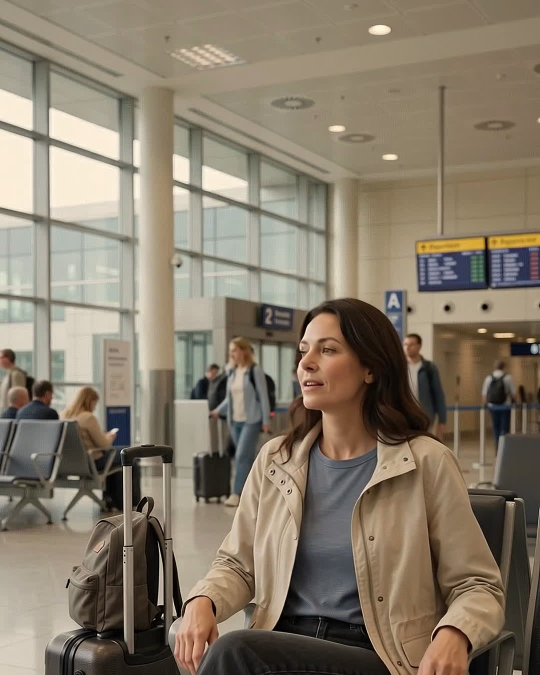
#> input picture assets/covers/airport_wait_1.jpg, 1080 x 1350 px (shown at 1/2 size)
$ python -i cover_bank.py   (imports and definitions only)
#> lines starting #> are read from the running program, lines starting #| are printed output that depends on the picture
#> further down, picture is the input picture: PIL image 1080x1350 RGB; mean R, G, B 135, 123.5, 106.3
#!/usr/bin/env python3
"""Cover bank: frames from our own footage (one recurring character), one soft color grade, rotation without repeats.

  python3 tools/carousel/cover_bank.py build            # (re)render assets/covers/*.jpg + manifest.json
  python3 tools/carousel/cover_bank.py list [product]   # show bank with last-used dates
  python3 tools/carousel/cover_bank.py pick safety airport   # preview what the next pick would be (does not log)
"""
import json, shutil, subprocess, sys, tempfile, datetime
from pathlib import Path
from PIL import Image, ImageEnhance

ROOT = Path(__file__).resolve().parents[2]
FOOTAGE = ROOT / "footage"
OUT = ROOT / "assets" / "covers"
MANIFEST = OUT / "manifest.json"
MANIFEST_GEN = OUT / "manifest_gen.json"
USAGE = OUT / "usage_log.json"
W, H = 1080, 1350

# id, clip (relative to footage/), t seconds, products, tags, top offset (crop from top of the 9:16 frame)
SPECS = [
    # airport / plane
    ("airport_wait_1", "travel/32_1", 2, ["safety"], ["airport", "waiting"], 120),
    ("airport_wait_2", "travel/32_4", 2, ["safety"], ["airport", "waiting"], 120),
    ("airport_walk_1", "travel/32_9", 2, ["safety"], ["airport", "walking"], 120),
    ("airport_walk_2", "travel/32_11", 2, ["safety"], ["airport", "walking"], 120),
    ("airport_exit", "travel/32_12", 2, ["safety"], ["airport", "exit", "taxi"], 120),
    ("baggage_1", "travel/32_18", 2, ["safety"], ["airport", "baggage"], 120),
    ("baggage_2", "travel/1_5", 2, ["safety"], ["airport", "baggage"], 120),
    ("airport_escalator", "travel/1_29", 2, ["safety"], ["airport", "happy"], 60),
    ("plane_window_1", "travel/32_5", 2, ["safety"], ["plane", "window"], 120),
    ("plane_sleeping", "travel/1_10", 2, ["safety", "glow"], ["plane", "sleep", "tired"], 60),
    ("plane_window_2", "travel/1_27", 2, ["safety", "glow"], ["plane", "tired"], 60),
    # hotel
    ("hotel_reception", "travel/32_6", 2, ["safety"], ["hotel", "reception"], 120),
    ("hotel_room", "travel/32_7", 2, ["safety", "glow"], ["hotel", "bedroom", "sleep"], 60),
    ("hotel_phone_night", "travel/custom_insurance", 2, ["safety", "glow"], ["hotel", "phone", "worried"], 60),
    # cruise
    ("cruise_cabin", "travel/32_13", 2, ["safety"], ["cruise", "cabin"], 120),
    ("cruise_evening", "travel/32_14", 2, ["safety"], ["cruise", "deck"], 120),
    ("cruise_terrace", "travel/32_15", 2, ["safety"], ["cruise", "cafe"], 120),
    ("cruise_rail", "travel/32_16", 2, ["safety"], ["cruise", "railing"], 120),
    ("cruise_port", "travel/32_17", 2, ["safety"], ["cruise", "port"], 120),
    # taxi / car
    ("taxi_1", "travel/31_1", 2, ["safety"], ["taxi", "car"], 60),
    ("taxi_2", "travel/31_3", 2, ["safety", "glow"], ["taxi", "tired", "worried"], 60),
    ("car_coast", "general/1_14", 2, ["safety"], ["car", "driving"], 60),
    ("car_smile", "general/1_16", 2, ["safety"], ["car", "driving"], 60),
    ("car_night", "general/1_15", 2, ["safety"], ["car", "driving", "night"], 60),
    ("rental_counter", "travel/custom_rental", 2, ["safety"], ["rental", "paperwork"], 60),
    # street / places
    ("street_tokyo", "travel/1_4", 2, ["safety"], ["street", "crowd"], 120),
    ("street_night", "travel/1_24", 2, ["safety"], ["street", "night"], 60),
    ("market", "general/1_28", 2, ["safety"], ["street", "market", "crowd"], 120),
    ("cafe_tokyo", "travel/32_8", 2, ["safety", "glow"], ["cafe", "thinking"], 60),
    ("moto_ride", "travel/1_6", 2, ["safety"], ["street", "happy"], 60),
    ("restaurant_bill", "travel/custom_restaurant", 2, ["safety"], ["restaurant", "money", "bill"], 60),
    ("pharmacy", "travel/custom_pharmacy", 2, ["safety", "glow"], ["pharmacy", "reading", "worried"], 60),
    ("atm_hands_1", "travel/custom_atm_1", 2, ["safety"], ["atm", "money", "hands"], 120),
    ("atm_hands_2", "travel/custom_atm_2", 2, ["safety"], ["atm", "money", "hands"], 120),
    ("customs_pov", "travel/custom_customs", 2, ["safety"], ["customs", "passport", "pov"], 120),
    ("selfie_rio", "travel/32_3", 2, ["safety"], ["selfie", "happy", "view"], 60),
    ("selfie_canyon", "general/1_23", 2, ["safety"], ["selfie", "happy", "view"], 60),
    ("vacation_beach", "general/1_30", 2, ["safety", "glow"], ["beach", "happy"], 60),
    ("vacation_sunset", "general/1_26", 2, ["safety", "glow"], ["sunset", "calm"], 60),
    # GLOW: faces and everyday
    ("face_2", "general/face_2", 1, ["glow"], ["face", "serious", "indoor"], 260),
    ("face_3", "general/face_3", 1, ["glow"], ["face", "serious", "garden"], 300),
    ("face_5", "general/face_5", 1, ["glow"], ["face", "serious", "brick"], 100),
    ("train_eyes_closed", "general/31_2", 2, ["glow"], ["train", "tired", "eyes-closed"], 60),
    ("subway_reading", "general/32_2", 2, ["glow"], ["subway", "calm", "reading"], 60),
    ("eating_pasta_1", "general/1_2", 2, ["glow"], ["food", "eating", "happy"], 60),
    ("eating_pasta_2", "general/1_8", 2, ["glow"], ["food", "eating", "happy"], 60),
]


# [6 lines left out: function _ffmpeg, not called in this run]


def grade(im):
    """One soft warm tone for the whole bank so the grid looks like one account."""
    r, g, b = im.split()
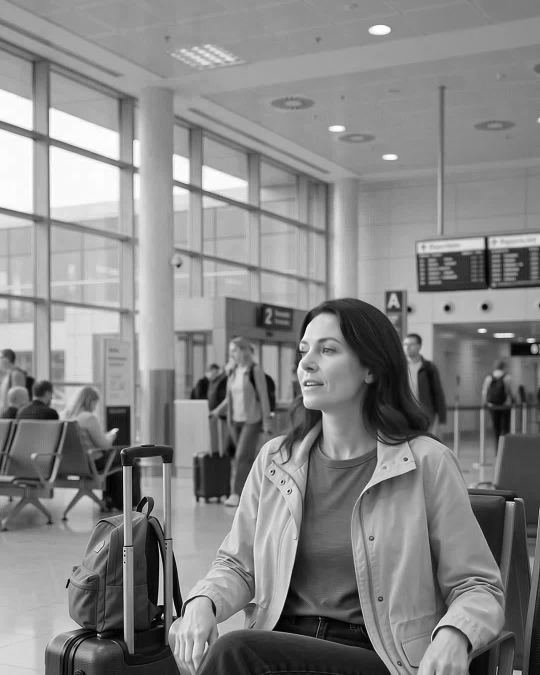
#> r: PIL image 1080x1350 L (shown at 1/2 size); min 0, max 255, mean 135
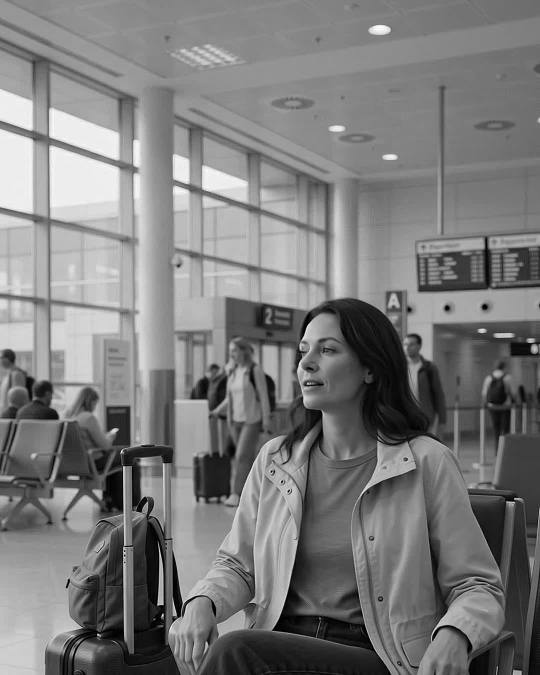
#> g: PIL image 1080x1350 L (shown at 1/2 size); min 0, max 255, mean 123.5
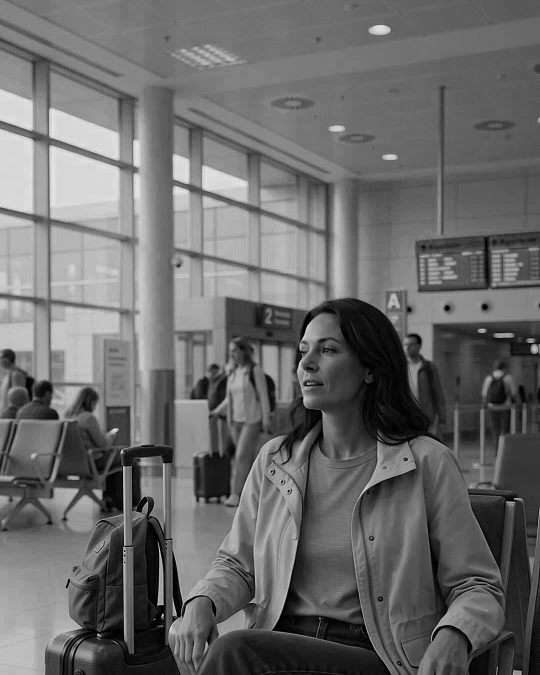
#> b: PIL image 1080x1350 L (shown at 1/2 size); min 0, max 253, mean 106.3
    r = r.point(lambda v: min(255, int(v * 1.04 + 2)))
    b = b.point(lambda v: int(v * 0.95))
    im = Image.merge("RGB", (r, g, b))
    im = ImageEnhance.Color(im).enhance(0.94)
    return ImageEnhance.Contrast(im).enhance(1.03)


# [56 lines left out: functions build, _load, pick, not called in this run]


# [13 lines not run here, left out]

>>> from PIL import Image
>>> picture = Image.open('../../assets/covers/airport_wait_1.jpg')
>>> result = grade(picture)

$ run again, on assets/covers/customs_pov.jpg
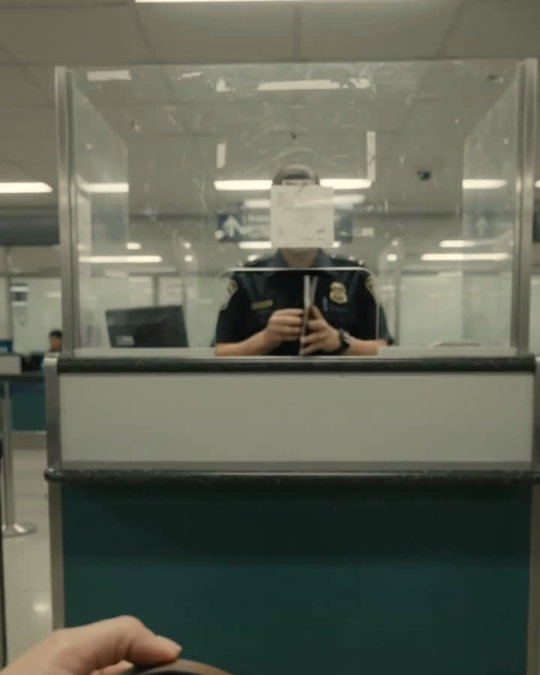
#> input picture assets/covers/customs_pov.jpg, 1080 x 1350 px (shown at 1/2 size)
#> picture is the input picture: PIL image 1080x1350 RGB; mean R, G, B 97.2, 101, 86.6
#> in grade, `r, g, b = im.split()`:
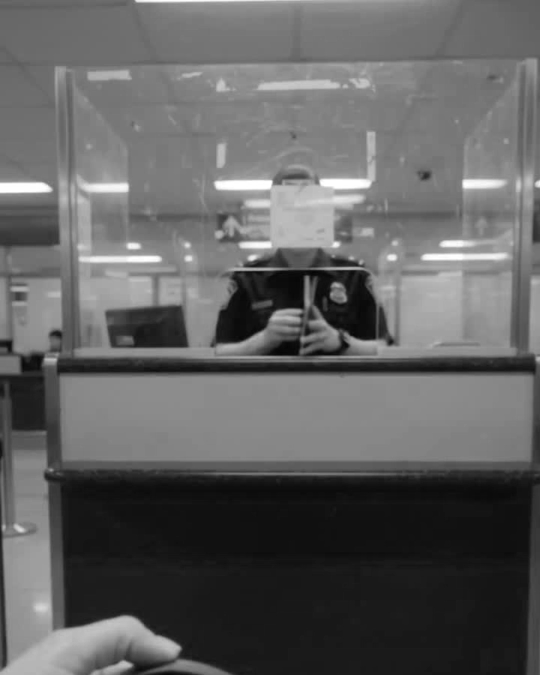
#> r: PIL image 1080x1350 L (shown at 1/2 size); min 1, max 255, mean 97.2
#> in grade, `r, g, b = im.split()`:
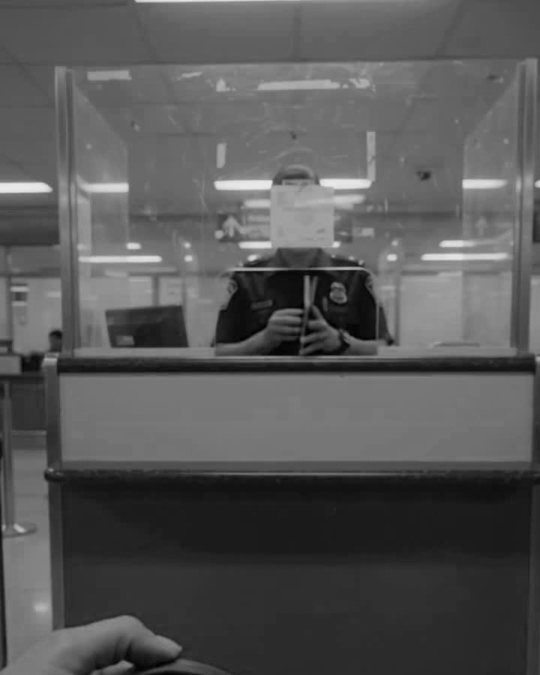
#> b: PIL image 1080x1350 L (shown at 1/2 size); min 0, max 234, mean 86.6

$ run again, on assets/covers/face_5.jpg
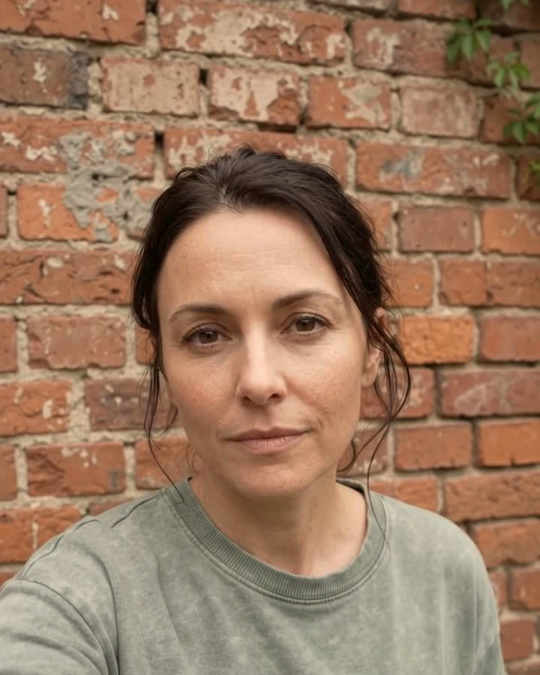
#> input picture assets/covers/face_5.jpg, 1080 x 1350 px (shown at 1/2 size)
#> picture is the input picture: PIL image 1080x1350 RGB; mean R, G, B 154.5, 121.3, 96.6
#> in grade, `r, g, b = im.split()`:
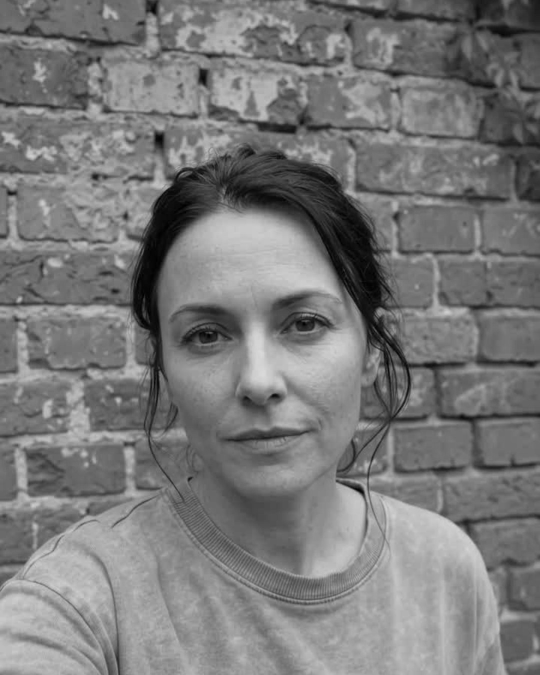
#> g: PIL image 1080x1350 L (shown at 1/2 size); min 0, max 218, mean 121.3
#> in grade, `r, g, b = im.split()`:
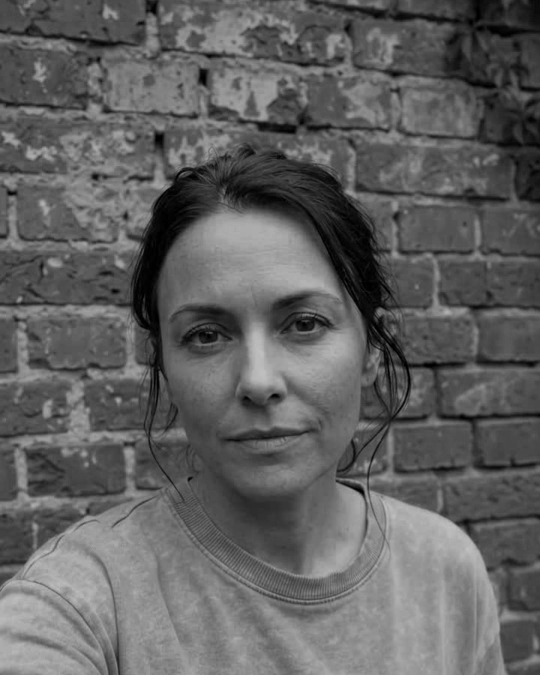
#> b: PIL image 1080x1350 L (shown at 1/2 size); min 0, max 196, mean 96.6

$ run again, on assets/covers/market.jpg
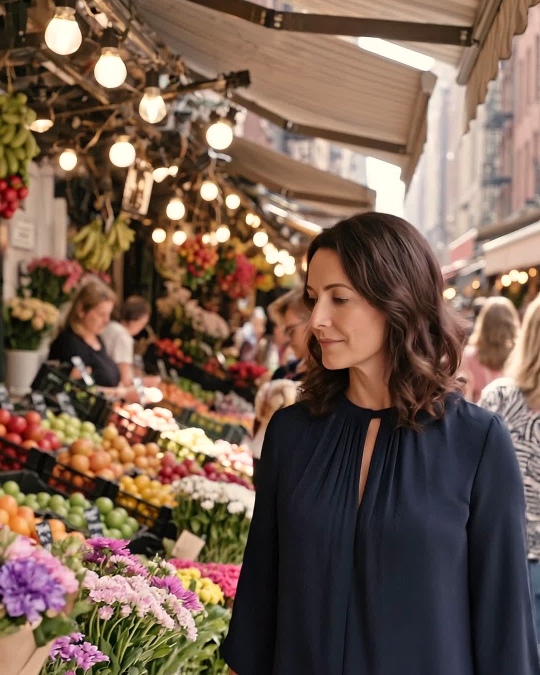
#> input picture assets/covers/market.jpg, 1080 x 1350 px (shown at 1/2 size)
#> picture is the input picture: PIL image 1080x1350 RGB; mean R, G, B 117.9, 94.6, 79.9
#> in grade, `r, g, b = im.split()`:
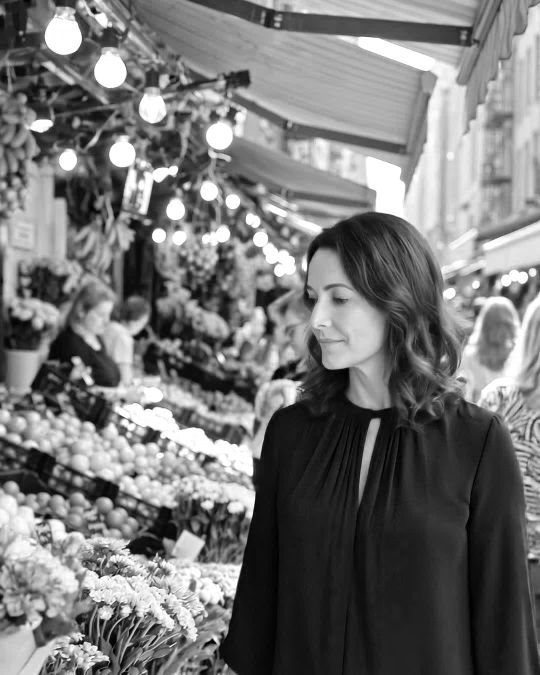
#> r: PIL image 1080x1350 L (shown at 1/2 size); min 0, max 255, mean 117.9
#> in grade, `r, g, b = im.split()`:
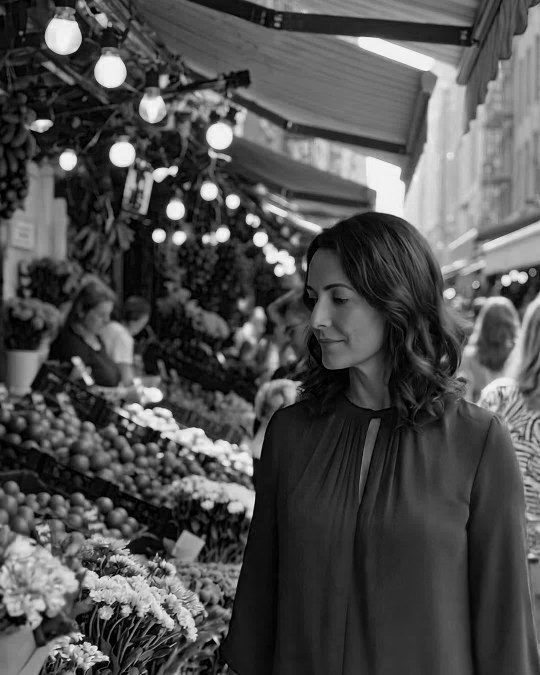
#> b: PIL image 1080x1350 L (shown at 1/2 size); min 0, max 254, mean 79.9
